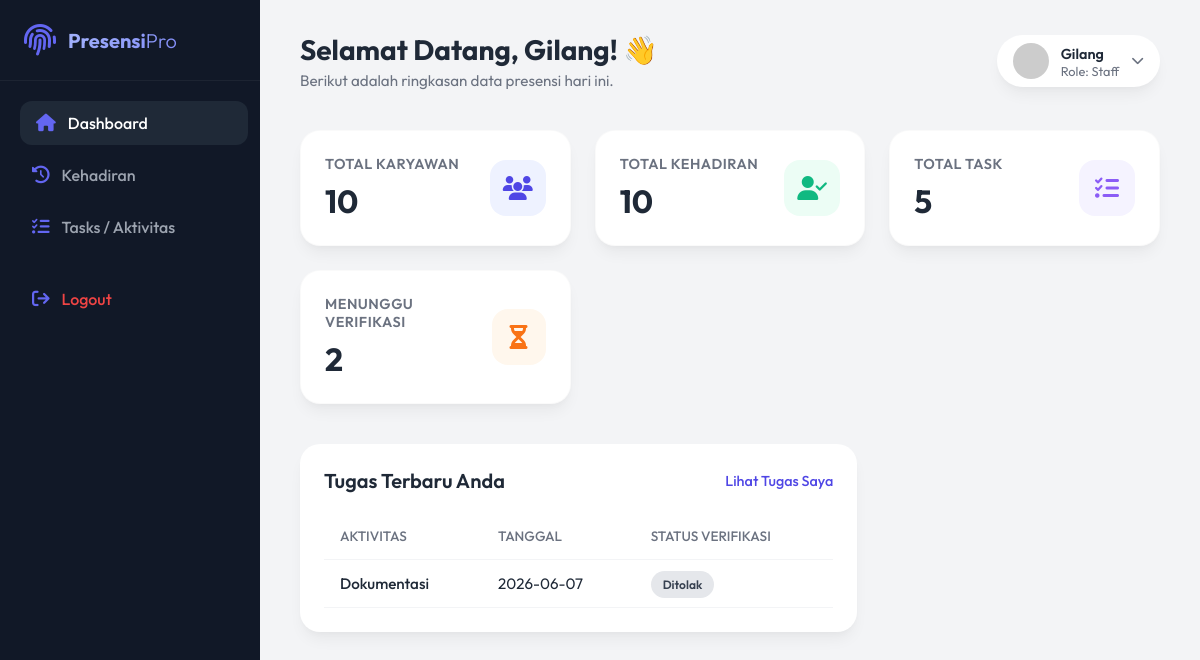
The page /index.php (signed in) on the database as committed earlier.
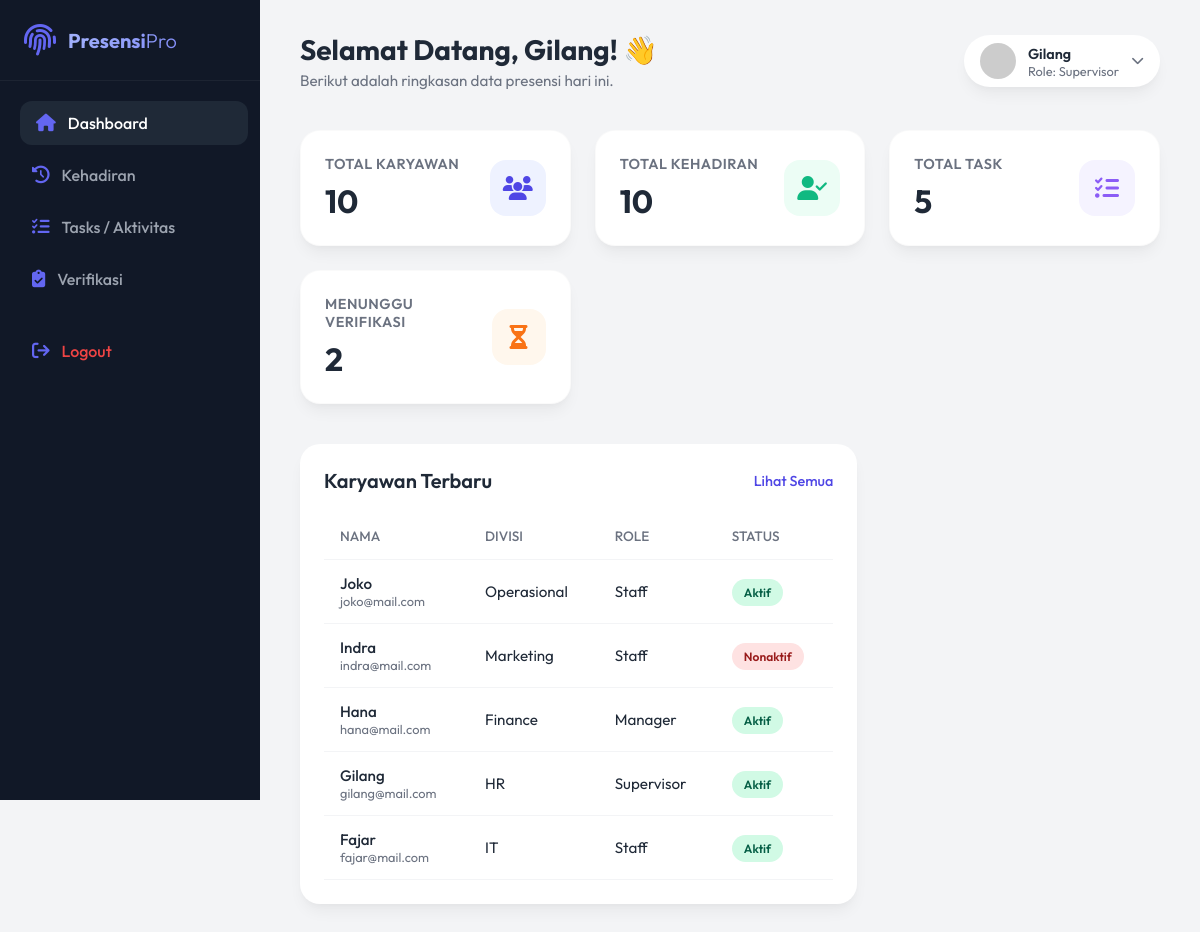
The same page on the database as committed later.
### tables this page shows
CREATE TABLE `verifications` (
  `id` int(11) NOT NULL,
  `status` enum('Pending','Disetujui','Ditolak') DEFAULT NULL,
  `catatan` varchar(500) DEFAULT NULL,
  `tanggal_approval` datetime DEFAULT NULL,
  `tasks_idtasks` int(11) DEFAULT NULL,
  `users_id` int(11) DEFAULT NULL
);

CREATE TABLE `tasks` (
  `id` int(11) NOT NULL,
  `tanggal` date NOT NULL,
  `aktivitas` varchar(255) DEFAULT NULL,
  `deskripsi` varchar(500) DEFAULT NULL,
  `durasi_jam` decimal(4,2) DEFAULT NULL,
  `users_id` int(11) DEFAULT NULL
);

CREATE TABLE `users` (
  `id` int(11) NOT NULL,
  `nama` varchar(100) NOT NULL,
  `email` varchar(100) NOT NULL,
  `password` varchar(255) NOT NULL,
  `divisi` enum('IT','HR','Finance','Marketing','Operasional') NOT NULL,
  `status` enum('Aktif','Nonaktif') DEFAULT 'Aktif',
  `tipe_users_id` int(11) DEFAULT NULL
);

CREATE TABLE `tipe_users` (
  `id` int(11) NOT NULL,
  `nama` varchar(50) NOT NULL
);

### index.php (the view, shortened to what the rows shown need)
<?php
$database = new Database();
$db = $database->getConnection();
$userPowerLevel = $_SESSION['power_level'] ?? 1;
$currentUserId = $_SESSION['user_id'] ?? null;
$recentUsersQuery = "SELECT u.nama, u.email, u.divisi, u.status, t.nama as tipe_user
                     FROM users u
                     LEFT JOIN tipe_users t ON u.tipe_users_id = t.id
                     ORDER BY u.id DESC LIMIT 5";
$recentUsersStmt = $db->prepare($recentUsersQuery);
$recentUsersStmt->execute();
$recentTasksQuery = "SELECT t.aktivitas, t.tanggal, v.status as verification_status
                     FROM tasks t
                     LEFT JOIN verifications v ON t.id = v.tasks_idtasks
                     WHERE t.users_id = :user_id
                     ORDER BY t.id DESC LIMIT 5";
$recentTasksStmt = $db->prepare($recentTasksQuery);
$recentTasksStmt->bindParam(':user_id', $currentUserId, PDO::PARAM_INT);
$recentTasksStmt->execute();
?>
<!DOCTYPE html>
<html lang="id">
<head>
    <link rel="stylesheet" href="https://cdnjs.cloudflare.com/ajax/libs/font-awesome/6.4.0/css/all.min.css">
    <link rel="stylesheet" href="assets/css/style.css">
</head>
<body>
    <aside class="sidebar">
        <div class="sidebar-header">
            <h2>Presensi<span style="color: white; font-weight: 300;">Pro</span></h2>
        </div>
    </aside>
    <main class="main-content">
        <header class="top-header">
            <div class="welcome-msg">
                <h1>Selamat Datang, <?php echo htmlspecialchars($_SESSION['user_name'] ?? 'Admin'); ?>! 👋</h1>
            </div>
        </header>
        <div class="dashboard-sections">
            <?php if ($userPowerLevel > 1): ?>
                <div class="section-card">
                    <div class="section-header">
                        <h2>Karyawan Terbaru</h2>
                    </div>
                    <div class="table-responsive">
                        <table>
                            <thead>
                                <tr>
                                    <th>Nama</th>
                                    <th>Divisi</th>
                                    <th>Role</th>
                                    <th>Status</th>
                                </tr>
                            </thead>
                            <tbody>
                                <?php while ($row = $recentUsersStmt->fetch(PDO::FETCH_ASSOC)) : ?>
                                    <tr>
                                        <td>
                                            <div style="font-weight: 500;"><?php echo htmlspecialchars($row['nama']); ?></div>
                                            <div style="font-size: 0.8rem; color: var(--text-muted);"><?php echo htmlspecialchars($row['email']); ?></div>
                                        </td>
                                        <td><?php echo htmlspecialchars($row['divisi']); ?></td>
                                        <td><?php echo htmlspecialchars($row['tipe_user']); ?></td>
                                        <td>
                                            <?php if ($row['status'] == 'Aktif') : ?>
                                                <span class="status-badge status-aktif">Aktif</span>
                                            <?php else : ?>
                                                <span class="status-badge status-nonaktif">Nonaktif</span>
                                            <?php endif; ?>
                                        </td>
                                    </tr>
                                <?php endwhile; ?>
                            </tbody>
                        </table>
                    </div>
                </div>
            <?php else: ?>
                <div class="section-card">
                    <div class="section-header">
                        <h2>Tugas Terbaru Anda</h2>
                    </div>
                    <div class="table-responsive">
                        <table>
                            <thead>
                                <tr>
                                    <th>Aktivitas</th>
                                    <th>Tanggal</th>
                                    <th>Status Verifikasi</th>
                                </tr>
                            </thead>
                            <tbody>
                                <?php while ($row = $recentTasksStmt->fetch(PDO::FETCH_ASSOC)) : ?>
                                    <tr>
                                        <td style="font-weight: 500;"><?php echo htmlspecialchars($row['aktivitas']); ?></td>
                                        <td><?php echo htmlspecialchars($row['tanggal']); ?></td>
                                        <td>
                                            <?php if ($row['verification_status']): ?>
                                                <span class="status-badge" style="background:#e5e7eb; color:#374151;">
                                                    <?php echo htmlspecialchars($row['verification_status']); ?>
                                                </span>
                                            <?php else: ?>
                                                <span class="status-badge" style="background:#fee2e2; color:#991b1b;">Pending</span>
                                            <?php endif; ?>
                                        </td>
                                    </tr>
                                <?php endwhile; ?>
                            </tbody>
                        </table>
                    </div>
                </div>
            <?php endif; ?>
        </div>
    </main>
</body>
</html>

Rows that differ between the two databases and show on the page:
no longer on this page (row unchanged): verifications: tasks_idtasks.aktivitas "Dokumentasi", tasks_idtasks.tanggal "2026-06-07", status "Ditolak"
now on this page (row edited): users: nama "Joko", email "joko@mail.com", divisi "Operasional", tipe_users.nama "Staff", status "Aktif"
now on this page (row edited): users: nama "Indra", email "indra@mail.com", divisi "Marketing", tipe_users.nama "Staff", status "Nonaktif"
now on this page (row edited): users: nama "Hana", email "hana@mail.com", divisi "Finance", tipe_users.nama "Manager", status "Aktif"
now on this page (row edited): users: nama "Gilang", email "gilang@mail.com", divisi "HR", tipe_users.nama "Supervisor", status "Aktif"
now on this page (row edited): users: nama "Fajar", email "fajar@mail.com", divisi "IT", tipe_users.nama "Staff", status "Aktif"
Other text that changed with them:
$_SESSION['user_role']: "Staff" → "Supervisor"
text no longer shown: "Tugas Terbaru Anda Lihat Tugas Saya AKTIVITAS TANGGAL STATUS VERIFIKASI"
text now shown: "Verifikasi Karyawan Terbaru Lihat Semua NAMA DIVISI ROLE STATUS"
